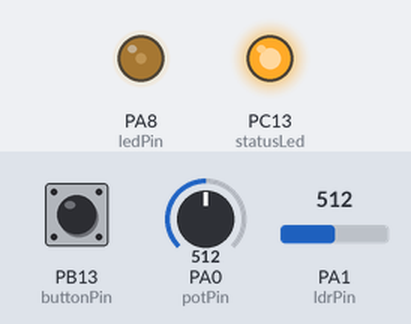
Bench run of a sketch on a simulated STM32 Blue Pill. Parts: output pins drawn as LEDs (lit = HIGH). Inputs (shaded band) come from the test bench; at power-on: PA1 (ldrPin) = 512, PB13 (buttonPin) HIGH, PA0 (potPin) = 512 (analog values on the 0–1023 scale).

Above: at 1.2 s.
1.3 s: PA1 (ldrPin) set to 716
At 2.5 s:
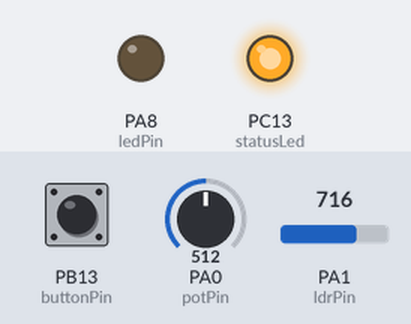
2.8 s: PB13 (buttonPin) pulled LOW for 0.15 s
At 3.8 s:
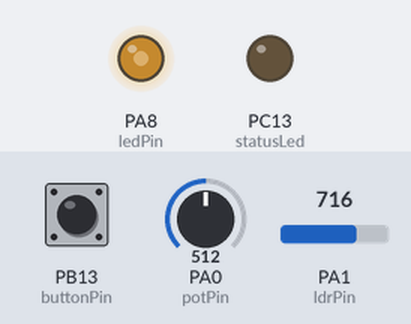
4.4 s: PB13 (buttonPin) pulled LOW for 1 s
At 4.8 s:
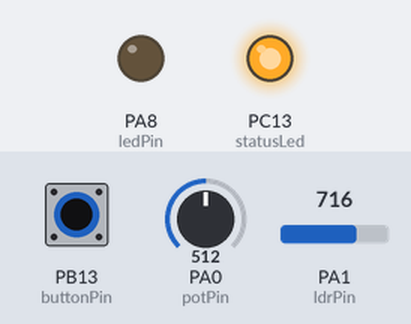
6.9 s: PB13 (buttonPin) pulled LOW for 3.2 s
At 8.1 s:
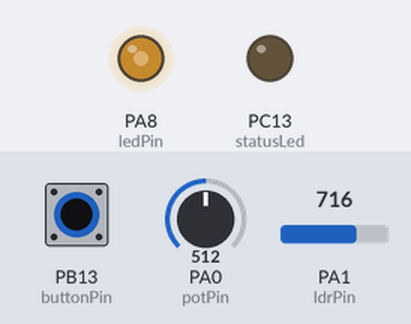
11.6 s: PA0 (potPin) set to 716
At 12.8 s:
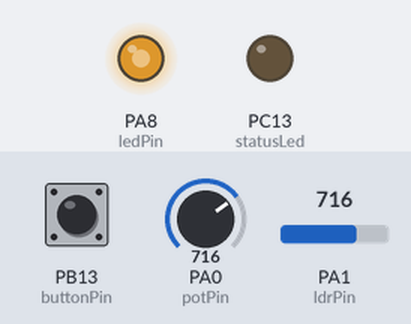
13.1 s: PA0 (potPin) set to 900
At 14.1 s:
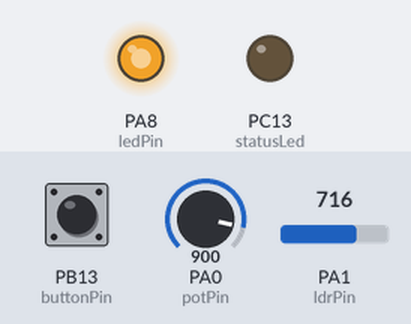
Timing chart, 0 to 15.6 s (numbered marks = the images above; inputs shaded):
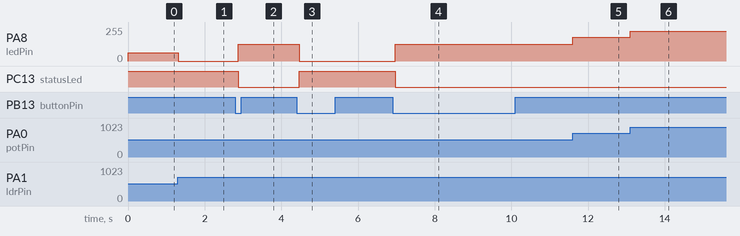

The sketch:

Adaptive_LED_Dimmer.ino
```cpp
// --- Pin Configuration ---
const int buttonPin = PB13; // Mode switch button (Active LOW)
const int potPin    = PA0;  // Potentiometer input (ADC1_IN0)
const int ldrPin    = PA1;  // LDR voltage divider input (ADC1_IN1)
const int ledPin    = PA8;  // PWM output (TIM1_CH1)
const int statusLed = PC13; // Onboard LED indicator

// --- Mode State ---
// 0 = Mode 1: Auto LDR (Night-light with Gamma Curve)
// 1 = Mode 2: Manual Potentiometer
int currentMode = 0;

// --- Button Debounce Variables ---
int lastButtonReading = HIGH;
int stableButtonState = HIGH;
unsigned long lastDebounceTime = 0;
const unsigned long debounceDelay = 50; // 50 ms debounce filter

// --- LDR Dynamic Calibration Variables ---
int minLdr = 4095; // Tracks the darkest light level seen
int maxLdr = 0;    // Tracks the brightest light level seen

void setup() {
  // PB13 uses internal pull-up: unpressed = HIGH, pressed to GND = LOW
  pinMode(buttonPin, INPUT_PULLUP);

  // PC13 is active-LOW on the Blue Pill
  pinMode(statusLed, OUTPUT);
  digitalWrite(statusLed, HIGH); // Start OFF in Mode 0

  // 12-bit ADC and PWM resolution (0 to 4095)
  analogReadResolution(12);
  analogWriteResolution(12);

  // NOTE: Do not call pinMode(ledPin, OUTPUT) — analogWrite assigns timer PWM automatically.
}

void loop() {
  // -------------------------------------------------------------
  // 1. Debounce Push Button & Toggle Operating Mode
  // -------------------------------------------------------------
  int reading = digitalRead(buttonPin);

  if (reading != lastButtonReading) {
    lastDebounceTime = millis();
  }

  if ((millis() - lastDebounceTime) > debounceDelay) {
    if (reading != stableButtonState) {
      stableButtonState = reading;

      // On button press (falling edge: HIGH -> LOW)
      if (stableButtonState == LOW) {
        currentMode = !currentMode; // Toggle mode between 0 and 1

        // Update onboard PC13 LED: OFF = Mode 0 (LDR), ON = Mode 1 (Pot)
        digitalWrite(statusLed, currentMode ? LOW : HIGH);
      }
    }
  }
  lastButtonReading = reading;

  // -------------------------------------------------------------
  // 2. Compute Target PWM Based on Active Mode
  // -------------------------------------------------------------
  int finalPwm = 0;

  if (currentMode == 0) {
    // === MODE 1: LDR AUTO BRIGHTNESS ===
    int ldrRaw = analogRead(ldrPin);

    // Dynamic auto-calibration tracking
    if (ldrRaw < minLdr) minLdr = ldrRaw;
    if (ldrRaw > maxLdr) maxLdr = ldrRaw;

    // Safety margins to ensure full off and full bright reachability
    int brightBound = maxLdr - 100;
    int darkBound   = minLdr + 100;

    // Map light reading to linear intensity (0 = Room Lit, 1000 = Covered/Dark)
    long linearBrightness = map(ldrRaw, brightBound, darkBound, 0, 1000);
    linearBrightness = constrain(linearBrightness, 0, 1000);

    // Quadratic gamma curve for eye perception: PWM = (intensity / 1000)^2 * 4095
    long gammaPwm = (linearBrightness * linearBrightness * 4095L) / (1000L * 1000L);

    if (linearBrightness <= 0) {
      finalPwm = 0;
    } else {
      finalPwm = (int)gammaPwm;
    }
  }
  else {
    // === MODE 2: POTENTIOMETER MANUAL CONTROL ===
    int potRaw = analogRead(potPin);

    // Deadband threshold to guarantee 0% output when turned fully counter-clockwise
    if (potRaw > 40) {
      finalPwm = potRaw;
    } else {
      finalPwm = 0;
    }
  }

  // -------------------------------------------------------------
  // 3. Write Duty Cycle to LED
  // -------------------------------------------------------------
  analogWrite(ledPin, constrain(finalPwm, 0, 4095));

  delay(15); // Loop execution rate (~66 Hz)
}
```

Measured:
- after the input at 1.3 s, PA8 (ledPin): 63/255 → 0/255 at once
- after the input at 2.8 s, PA8 (ledPin): 0/255 → 127/255 after 0.07 s; PC13 (statusLed): HIGH → LOW after 0.07 s
- after the input at 4.4 s, PA8 (ledPin): 127/255 → 0/255 after 0.06 s; PC13 (statusLed): LOW → HIGH after 0.06 s
- after the input at 6.9 s, PA8 (ledPin): 0/255 → 127/255 after 0.07 s; PC13 (statusLed): HIGH → LOW after 0.07 s
- after the input at 11.6 s, PA8 (ledPin): 127/255 → 178/255 at once
- after the input at 13.1 s, PA8 (ledPin): 178/255 → 224/255 at once
